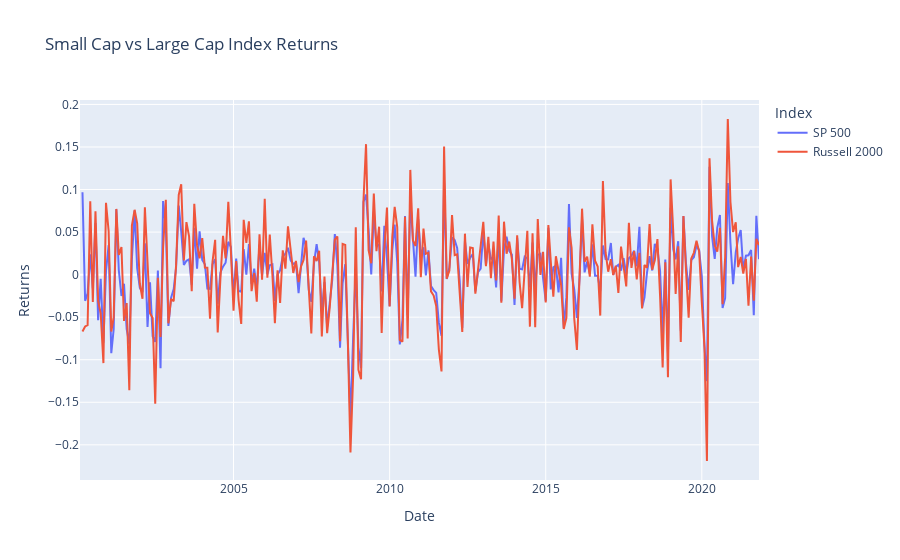

The notebook cell this image was saved under:
### Code cell
import plotly.express as px
fig = px.line(x= sp_month['Date'] ,y= [sp_month['Returns'],rut_month['returns']] ,title="Small Cap vs Large Cap Index Returns")
fig.update_yaxes(title_text ="Returns")
fig.update_xaxes(title_text = "Date")
newnames = {'wide_variable_0':'SP 500', 'wide_variable_1': 'Russell 2000'}

fig.for_each_trace(lambda t: t.update(name = newnames[t.name]))
fig.update_layout(legend_title_text="Index")
fig.show()

### Figure 1 — Plotly figure (JSON) as saved in the notebook; plotly's stock layout.template omitted (floating-point values rounded to 4 significant figures; data arrays with more than 128 entries replaced by an {"elided": "..."} marker saying what was removed)
{"data": [{"hovertemplate": "variable=wide_variable_0<br>x=%{x}<br>value=%{y}<extra></extra>", "legendgroup": "wide_variable_0", "line": {"color": "#636efa", "dash": "solid"}, "mode": "lines", "name": "SP 500", "orientation": "v", "showlegend": true, "type": "scatter", "x": {"elided": "262 str values"}, "xaxis": "x", "y": {"elided": "262 float values"}, "yaxis": "y"}, {"hovertemplate": "variable=wide_variable_1<br>x=%{x}<br>value=%{y}<extra></extra>", "legendgroup": "wide_variable_1", "line": {"color": "#EF553B", "dash": "solid"}, "mode": "lines", "name": "Russell 2000", "orientation": "v", "showlegend": true, "type": "scatter", "x": {"elided": "262 str values"}, "xaxis": "x", "y": {"elided": "262 float values"}, "yaxis": "y"}], "layout": {"legend": {"title": {"text": "Index"}, "tracegroupgap": 0}, "title": {"text": "Small Cap vs Large Cap Index Returns"}, "xaxis": {"anchor": "y", "domain": [0, 1], "title": {"text": "Date"}}, "yaxis": {"anchor": "x", "domain": [0, 1], "title": {"text": "Returns"}}}}
